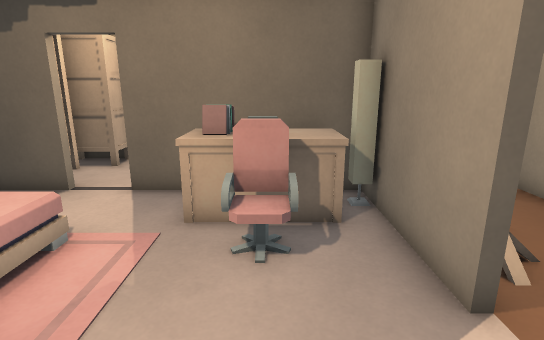
[1] (above)

17 first-person views from a walk through a 3-D level made in the Godot game engine. The camera is 1.4 m above the floor, tilts 14° down and sees 80° across. Doors that lead somewhere are drawn open, without their leaves. The floor is counted in squares, 0.5 m on a side. Each view is taken from the middle of a square. On the plan, view 1 faces up. The plan holds only what a view shows up to about 20 squares ahead; the rest is blank. The place goes on beyond the plan. Some surface patterns are stand-ins.

[2]
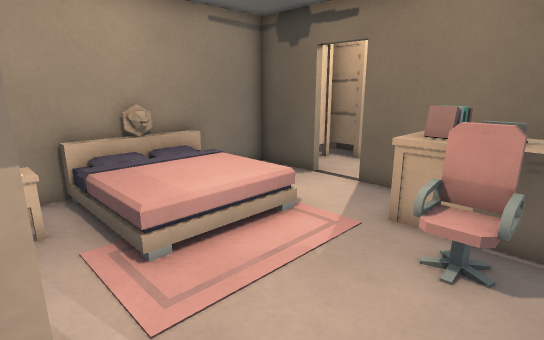

[3]
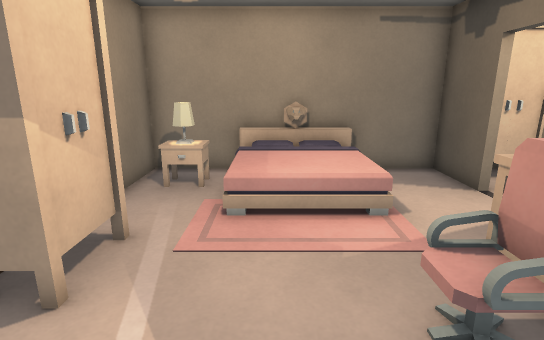

[4]
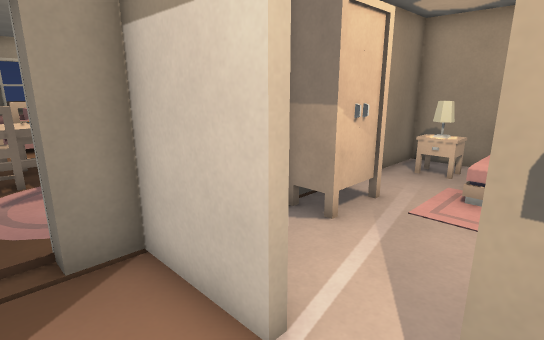

[5]
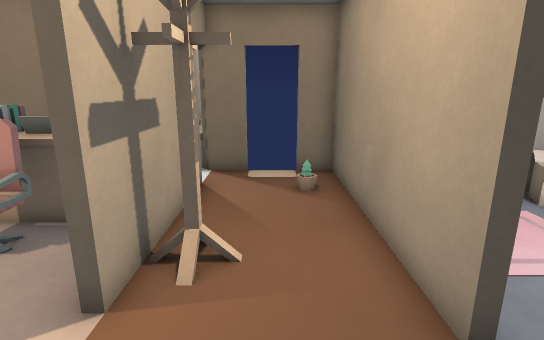

[6]
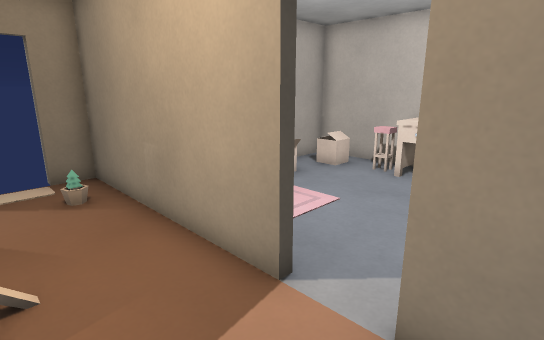

[7]
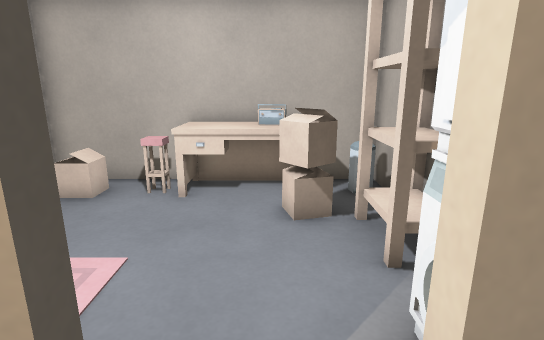

[8]
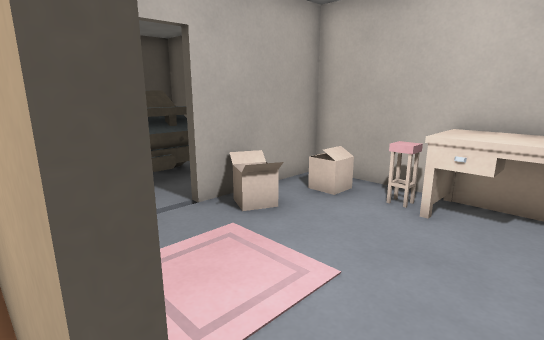

[9]
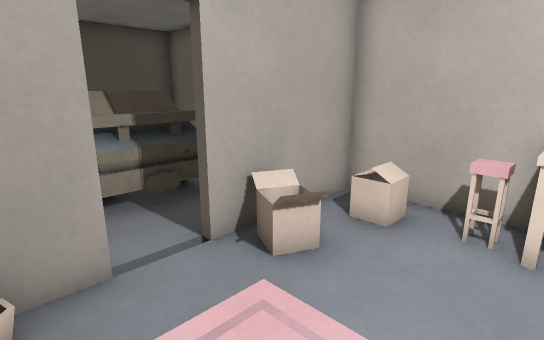

[10]
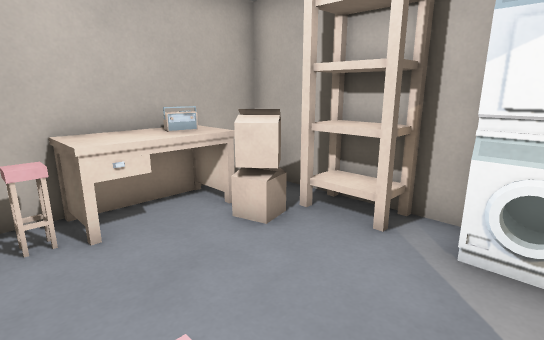

[11]
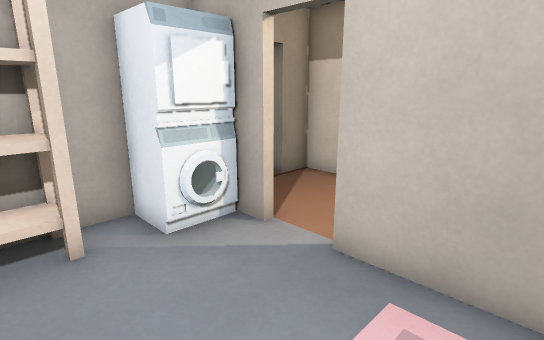

[12]
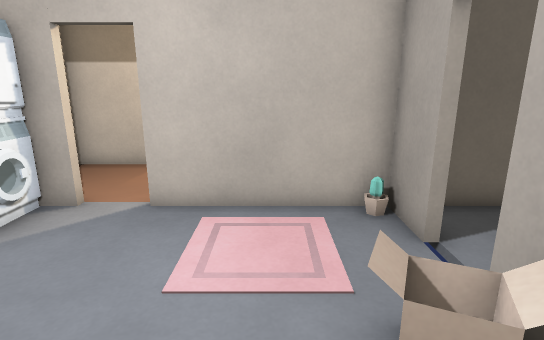

[13]
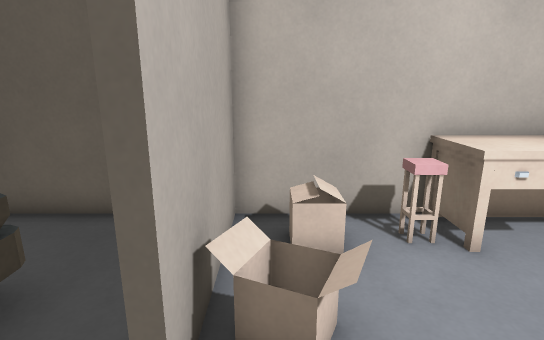

[14]
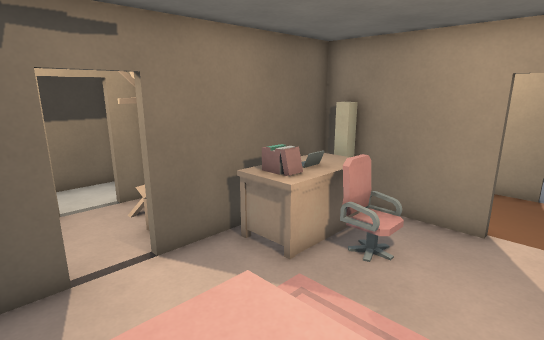

[15]
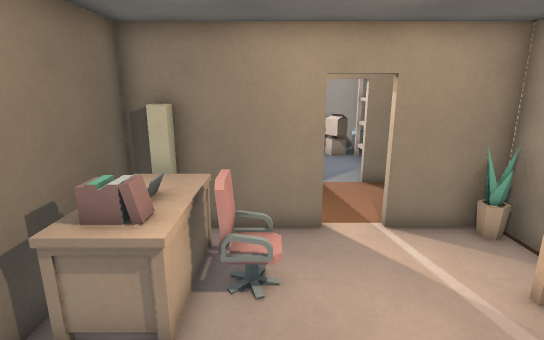

[16]
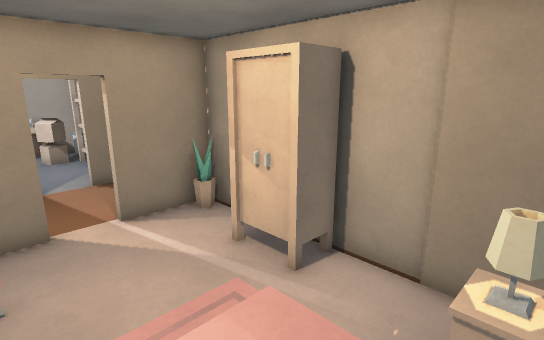

[17]
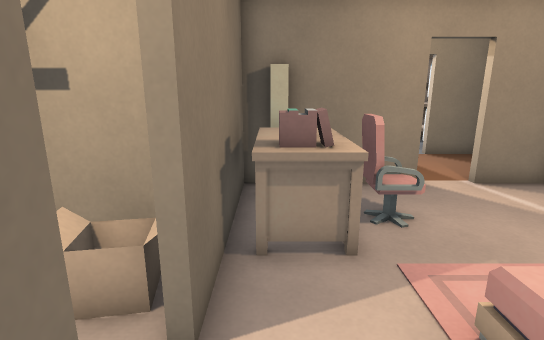

### Floor plan
Key: @ floor where view 1 was taken; # wall or solid block; x gap in a wall; . main floor; : floor 0.5 m higher than the main floor; / step, stairs or slope; D open door; = window, fence, low wall or low ledge; ^ raised ledge; B bookshelf; E desk; L laptop; C chair; R rack; A lamp; P plant; F box; S stool; I radio; N bin; O other object.
Columns run from 8 left of view 1 to 16 right of it. Each row starts with its distance up from view 1.
 13  B#####            ^^#  #
 12 BBB..R#    ## ##  ^^^^..#
 11  #...F#    ##D##..====..
 10  #....#    #...#.......
  9 ##x.xF######..P###.x#####
  8 #.....E#LE##...#P.......#
  7 #.....E#LEE#...#....F.FO#
  6 #    ..#CE.#...#........#
  5 #:: /...C..#R..#.......S#
  4 #   /......#...#......EEE
  3 #   /..........#......EEE
  2 #////................FEIE
  1 #AA........#...#O....FFE#
  0 #AA..###@..#...#OO.BBB.N#
 -1 #############. #OO##B##N#
 -2     ##   ####.

Positions as (right, up) in squares from view 1, and headings:
1: (0, 0), facing up
2: (1, 0), facing up-left
3: (3, 3), facing left
4: (5, 4), facing down-left
5: (5, 0), facing up
6: (4, 0), facing up-right
7: (6, 2), facing right
8: (7, 2), facing up-right
9: (8, 4), facing up-right
10: (8, 6), facing down-right
11: (12, 6), facing down-left
12: (15, 6), facing left
13: (9, 8), facing right
14: (-7, 2), facing up-right
15: (-6, 5), facing right
16: (-7, 5), facing down-right
17: (-7, 8), facing right
